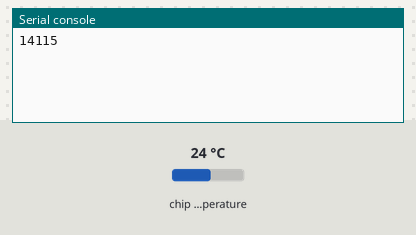
A program run on a simulated Raspberry Pi Pico running MicroPython. On the bench: the last lines printed to the serial console. Inputs (shaded band) come from the test bench; at power-on: chip temperature 24 °C.

Above: at 1.2 s.
1.3 s: chip temperature set to 1 °C
At 2.5 s:
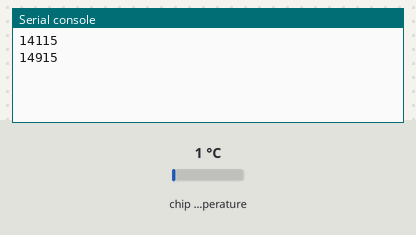
2.8 s: chip temperature set to 11 °C
At 3.8 s:
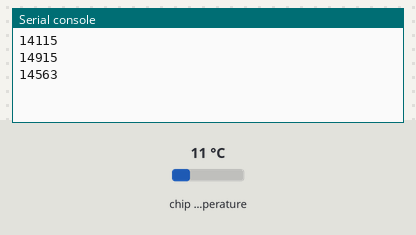
Timing chart, 0 to 5.8 s (numbered marks = the images above; inputs shaded):
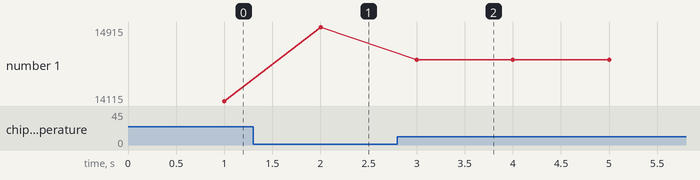

Measured:
- after the input at 1.3 s, the serial console: prints a new line after 0.70 s (image 1)
- after the input at 2.8 s, the serial console: prints a new line after 0.20 s (image 2)
- plotted number 1: 14115 → 14915 after the input at 1.3 s, 14915 → 14563 after the input at 2.8 s

The program:

lesson7_2.py
```python
from machine import ADC,Pin,Timer

adc = ADC(4)     # create ADC object on ADC pin,最後一個,溫度
def second1(t):
    print(adc.read_u16())

tim1 = Timer()
tim1.init(period=1000, callback=second1)
```
